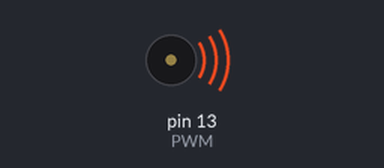
Bench run of a program on a simulated Arduino Leonardo, built with avr-gcc and run on an emulated ATmega32U4. On the bench: buzzer (waves = sounding).

Above: at 0.3 s.
At 17.0 s:
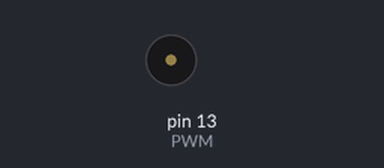
Timing chart, 0 to 28.1 s (numbered marks = the images above):
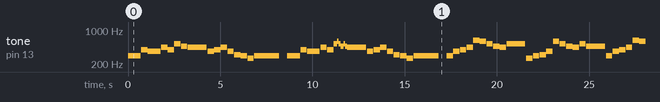

Measured:
- by itself, tone on pin 13 (PWM): plays 294 Hz for 0.68 s, 392 Hz for 0.34 s, 370 Hz for 0.68 s, 440 Hz for 0.34 s, 392 Hz for 0.34 s, 523 Hz for 0.34 s … (280 notes in this stretch)

The program:

main.cpp
```cpp
#include <Arduino.h>
#include <Wire.h>
#include <LiquidCrystal_I2C.h>
#include"pitches.h"

#define PWM 13

//LiquidCrystal_I2C lcd(0x20,16,2);  // set the LCD address to 0x27 for a 16 chars and 2 line display

/*void setup()
{
  lcd.init();                      // initialize the lcd
  // Print a message to the LCD.
  lcd.backlight();
  lcd.setCursor(1,0);
  lcd.print("hello everyone");
  lcd.setCursor(1,1);
  lcd.print("konichiwaa");
}
*/


// notes in the song 'Mukkathe Penne'
int melody[] = {
NOTE_D4, NOTE_G4, NOTE_FS4, NOTE_A4,
NOTE_G4, NOTE_C5, NOTE_AS4, NOTE_A4,
NOTE_FS4, NOTE_G4, NOTE_A4, NOTE_FS4, NOTE_DS4, NOTE_D4,
NOTE_C4, NOTE_D4,0,

NOTE_D4, NOTE_G4, NOTE_FS4, NOTE_A4,
NOTE_G4, NOTE_C5, NOTE_D5, NOTE_C5, NOTE_AS4, NOTE_C5, NOTE_AS4, NOTE_A4,      //29               //8
NOTE_FS4, NOTE_G4, NOTE_A4, NOTE_FS4, NOTE_DS4, NOTE_D4,
NOTE_C4, NOTE_D4,0,

NOTE_D4, NOTE_FS4, NOTE_G4, NOTE_A4, NOTE_DS5, NOTE_D5,
NOTE_C5, NOTE_AS4, NOTE_A4, NOTE_C5,
NOTE_C4, NOTE_D4, NOTE_DS4, NOTE_FS4, NOTE_D5, NOTE_C5,
NOTE_AS4, NOTE_A4, NOTE_C5, NOTE_AS4,             //58

NOTE_D4, NOTE_FS4, NOTE_G4, NOTE_A4, NOTE_DS5, NOTE_D5,
NOTE_C5, NOTE_D5, NOTE_C5, NOTE_AS4, NOTE_C5, NOTE_AS4, NOTE_A4, NOTE_C5, NOTE_G4,
NOTE_A4, 0, NOTE_AS4, NOTE_A4, 0, NOTE_G4,
NOTE_G4, NOTE_A4, NOTE_G4, NOTE_FS4, 0,

NOTE_C4, NOTE_D4, NOTE_G4, NOTE_FS4, NOTE_DS4,
NOTE_C4, NOTE_D4, 0,
NOTE_C4, NOTE_D4, NOTE_G4, NOTE_FS4, NOTE_DS4,
NOTE_C4, NOTE_D4, END

};

// note durations: 8 = quarter note, 4 = 8th note, etc.
int noteDurations[] = {       //duration of the notes
8,4,8,4,
4,4,4,12,
4,4,4,4,4,4,
4,16,4,

8,4,8,4,
4,2,1,1,2,1,1,12,
4,4,4,4,4,4,
4,16,4,

4,4,4,4,4,4,
4,4,4,12,
4,4,4,4,4,4,
4,4,4,12,

4,4,4,4,4,4,
2,1,1,2,1,1,4,8,4,
2,6,4,2,6,4,
2,1,1,16,4,

4,8,4,4,4,
4,16,4,
4,8,4,4,4,
4,20,
};

int speed=90;  //higher value, slower notes
void setup() {

}

void loop() {
// no need to repeat the melody.
for (int thisNote = 0; melody[thisNote]!=-1; thisNote++) {

int noteDuration = speed*noteDurations[thisNote];
tone(PWM, melody[thisNote],noteDuration*.95);

delay(noteDuration);

noTone(3);
}
}
```

pitches.h
```cpp
#define NOTE_B0  31
#define NOTE_C1  33
#define NOTE_CS1 35
#define NOTE_D1  37
#define NOTE_DS1 39
#define NOTE_E1  41
#define NOTE_F1  44
#define NOTE_FS1 46
#define NOTE_G1  49
#define NOTE_GS1 52
#define NOTE_A1  55
#define NOTE_AS1 58
#define NOTE_B1  62
#define NOTE_C2  65
#define NOTE_CS2 69
#define NOTE_D2  73
#define NOTE_DS2 78
#define NOTE_E2  82
#define NOTE_F2  87
#define NOTE_FS2 93
#define NOTE_G2  98
#define NOTE_GS2 104
#define NOTE_A2  110
#define NOTE_AS2 117
#define NOTE_B2  123
#define NOTE_C3  131
#define NOTE_CS3 139
#define NOTE_D3  147
#define NOTE_DS3 156
#define NOTE_E3  165
#define NOTE_F3  175
#define NOTE_FS3 185
#define NOTE_G3  196
#define NOTE_GS3 208
#define NOTE_A3  220
#define NOTE_AS3 233
#define NOTE_B3  247
#define NOTE_C4  262
#define NOTE_CS4 277
#define NOTE_D4  294
#define NOTE_DS4 311
#define NOTE_E4  330
#define NOTE_F4  349
#define NOTE_FS4 370
#define NOTE_G4  392
#define NOTE_GS4 415
#define NOTE_A4  440
#define NOTE_AS4 466
#define NOTE_B4  494
#define NOTE_C5  523
#define NOTE_CS5 554
#define NOTE_D5  587
#define NOTE_DS5 622
#define NOTE_E5  659
#define NOTE_F5  698
#define NOTE_FS5 740
#define NOTE_G5  784
#define NOTE_GS5 831
#define NOTE_A5  880
#define NOTE_AS5 932
#define NOTE_B5  988
#define NOTE_C6  1047
#define NOTE_CS6 1109
#define NOTE_D6  1175
#define NOTE_DS6 1245
#define NOTE_E6  1319
#define NOTE_F6  1397
#define NOTE_FS6 1480
#define NOTE_G6  1568
#define NOTE_GS6 1661
#define NOTE_A6  1760
#define NOTE_AS6 1865
#define NOTE_B6  1976
#define NOTE_C7  2093
#define NOTE_CS7 2217
#define NOTE_D7  2349
#define NOTE_DS7 2489
#define NOTE_E7  2637
#define NOTE_F7  2794
#define NOTE_FS7 2960
#define NOTE_G7  3136
#define NOTE_GS7 3322
#define NOTE_A7  3520
#define NOTE_AS7 3729
#define NOTE_B7  3951
#define NOTE_C8  4186
#define NOTE_CS8 4435
#define NOTE_D8  4699
#define NOTE_DS8 4978
#define END -1
```
